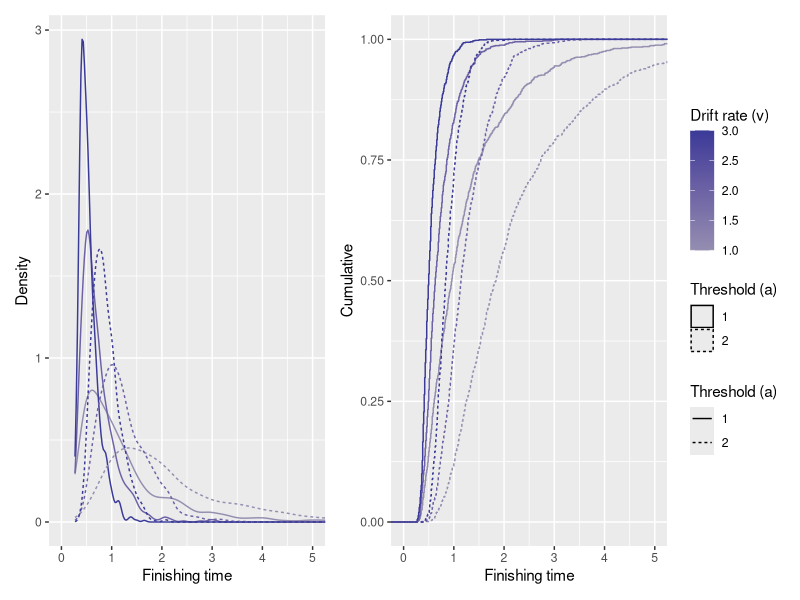
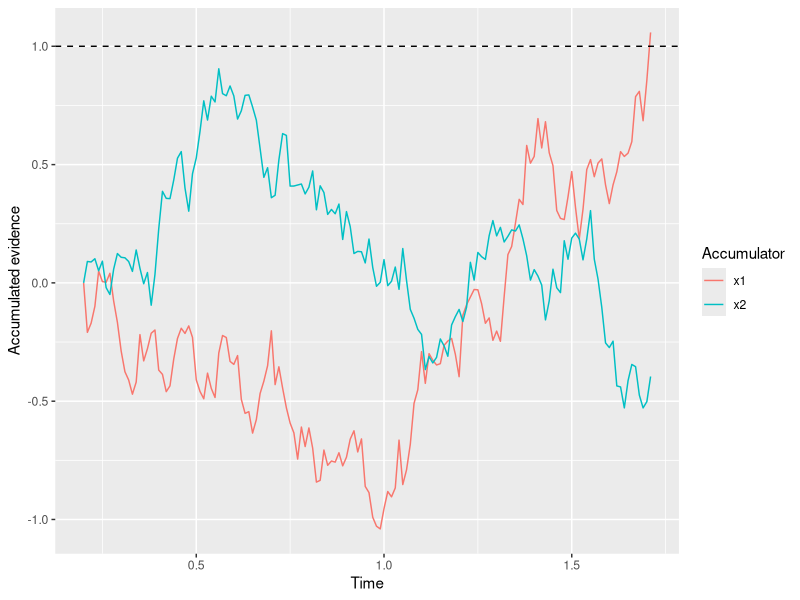
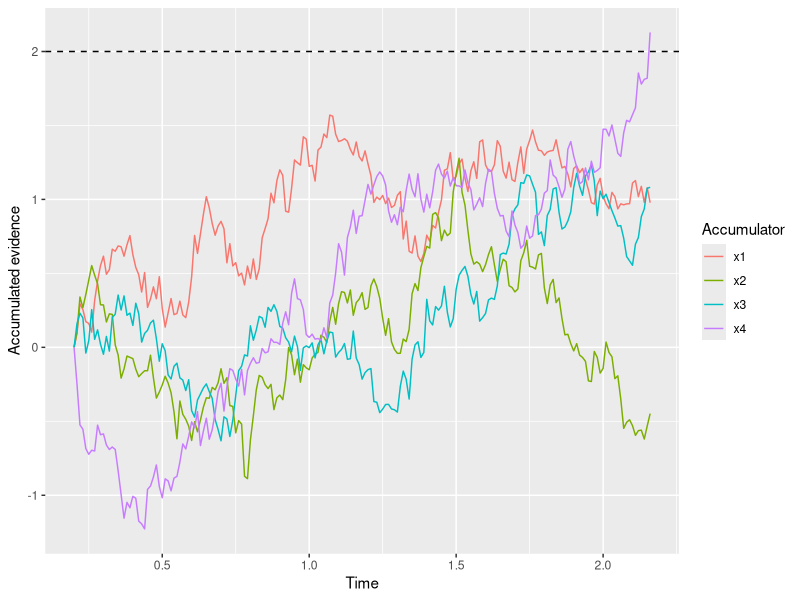
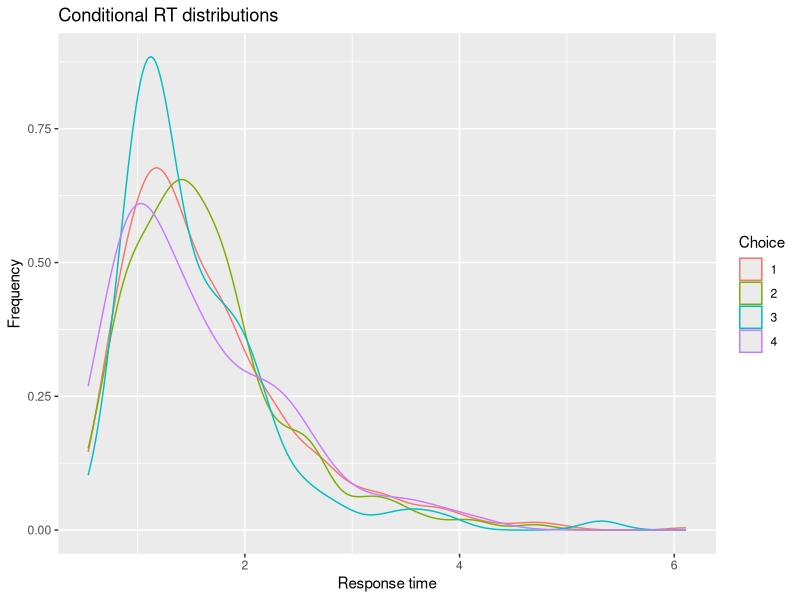
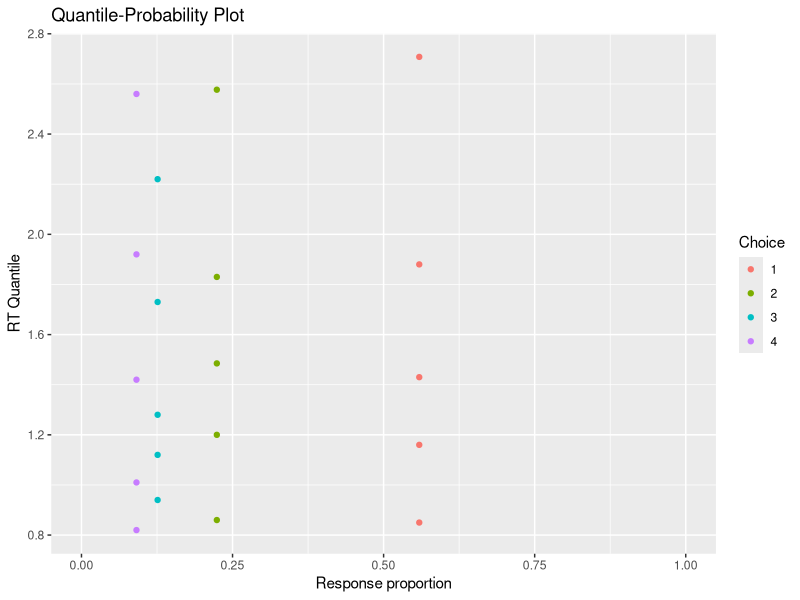
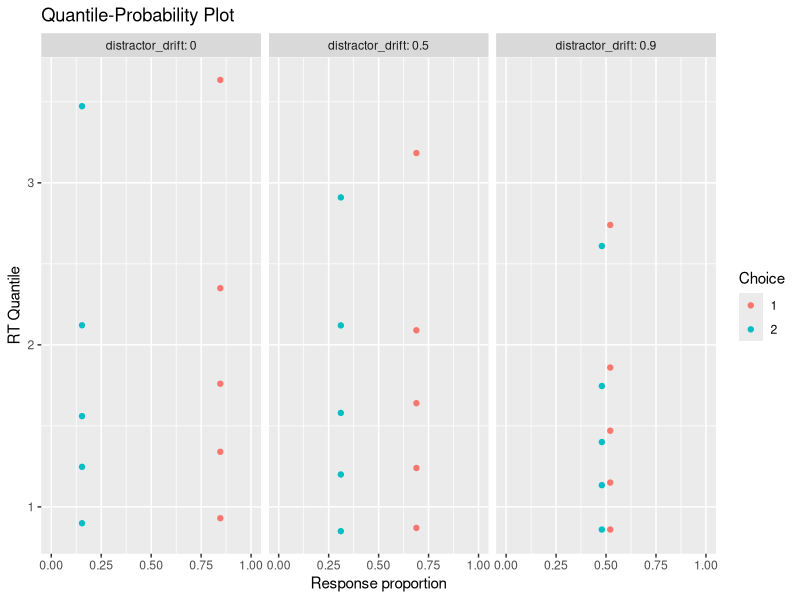
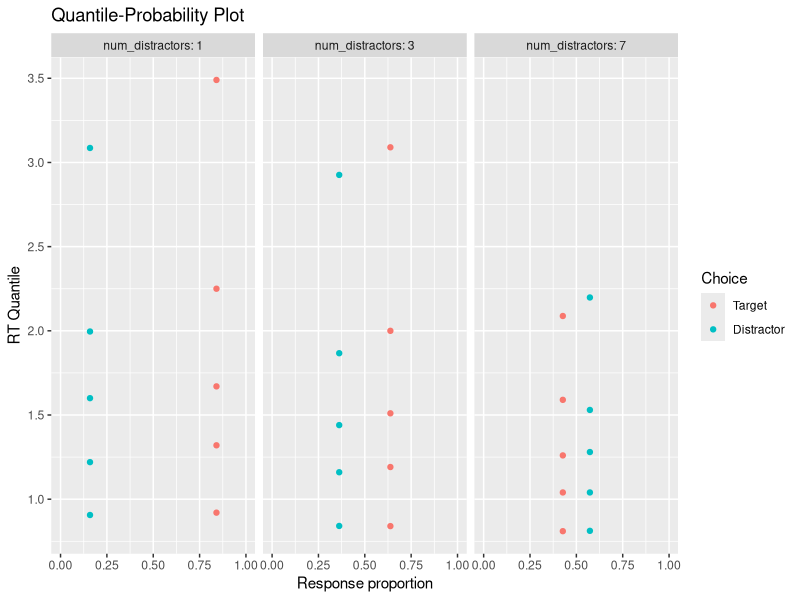
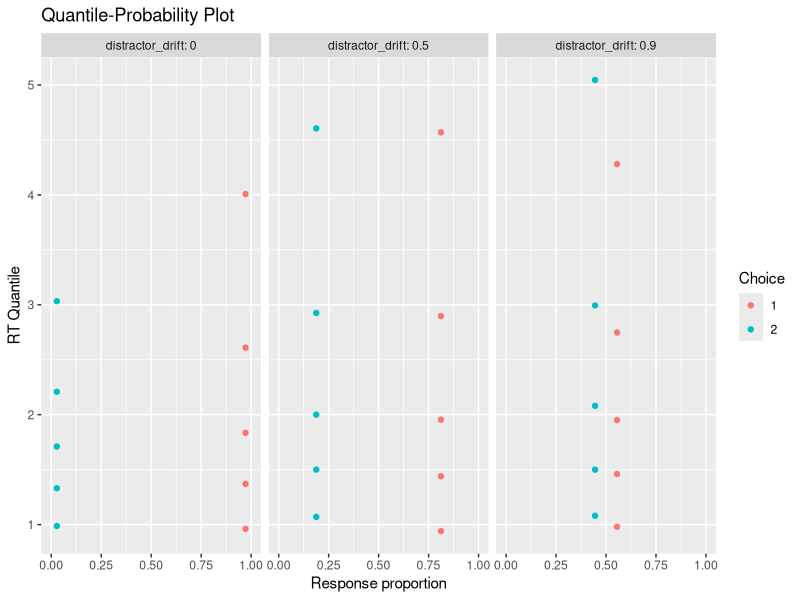

These figures' R source, in order: (Note: a time limit stopped this script after it produced the figures.)
## ---- chunk 1
library(tidyverse)
library(patchwork)

set.seed(12222)
## ---- chunk 2
#| code-fold: show

# Function arguments
# v: "drift rate", the average evidence in support of this option
# a: threshold level of evidence
# t0: residual time
# dt: how long each tiny time interval lasts
# t_max: optional "cut off" time to stop accumulating
accum_sim <- function(v = 0, a = 1, t0 = 0.2, dt = 0.01, t_max = Inf) {
    x <- 0
    t <- t0
    
    x_record <- x
    t_record <- t
    
    while (x < a & t < t_max) {
        x_sample <- rnorm(n = 1, mean = v * dt, sd = sqrt(dt))
        x <- x + x_sample
        t <- t + dt
        x_record <- c(x_record, x)
        t_record <- c(t_record, t)
    }
    
    return(data.frame(t = t_record, x = x_record))
}
## ---- chunk 3
#| code-fold: show

N_sims <- 1000

paramsToSim <- expand_grid(a = c(1, 2), v = c(1, 2, 3))

sim_rt_results <- c()

for (param_index in 1:nrow(paramsToSim)) {
    for (sim_index in 1:N_sims) {
        this_sim <- accum_sim(
            v = paramsToSim$v[param_index],
            a = paramsToSim$a[param_index]
        )
        
        sim_rt_results <- rbind(
            sim_rt_results,
            tibble(
                sim_index = sim_index,
                v = paramsToSim$v[param_index],
                a = paramsToSim$a[param_index],
                finishing_time = max(this_sim$t)
            )
        )
    }
}

# Plot conditional RT distributions
dens_plot <- sim_rt_results %>%
    ggplot(aes(x = finishing_time, color = v, linetype = factor(a), group = interaction(v, a))) +
    geom_density() +
    scale_color_gradient2(mid = "#bbbbbb") +
    coord_cartesian(xlim = c(0, 5)) +
    labs(x = "Finishing time", y = "Density", color = "Drift rate (v)", linetype = "Threshold (a)")

cdf_plot <- sim_rt_results %>%
    ggplot(aes(x = finishing_time, color = v, linetype = factor(a), group = interaction(v, a))) +
    stat_ecdf() +
    scale_color_gradient2(mid = "#bbbbbb") +
    coord_cartesian(xlim = c(0, 5), ylim = c(0, 1)) +
    labs(x = "Finishing time", y = "Cumulative", color = "Drift rate (v)", linetype = "Threshold (a)")

print(
    dens_plot + cdf_plot + plot_layout(nrow = 1, guides = "collect")
)
## ---- chunk 4
#| code-fold: show

# Function arguments
# v: "drift rate", the average evidence in support of each option
# a: threshold level of evidence for each accumulator
# t0: residual time
# dt: how long each tiny time interval lasts
# t_max: optional "cut off" time to stop accumulating
race_sim <- function(v = 0, a = 1, t0 = 0.2, dt = 0.01, t_max = Inf) {
    n_accum <- max(length(v), length(a))
    
    v <- rep(v, n_accum)[1:n_accum]
    a <- rep(a, n_accum)[1:n_accum]
    
    x <- rep(0, n_accum)
    t <- t0
    
    x_record <- x
    t_record <- t
    
    while (all(x < a) & t < t_max) {
        x_sample <- rnorm(n = n_accum, mean = v * dt, sd = sqrt(dt))
        x <- x + x_sample
        t <- t + dt
        x_record <- rbind(x_record, x)
        t_record <- c(t_record, t)
    }
    
    to_return <- cbind(t_record, x_record)
    
    colnames(to_return) <- c("t", paste0("x", 1:n_accum))
    
    return(as_tibble(to_return))
}
## ---- chunk 5
#| code-fold: show

race_sim(v = c(1, 0), a = 1, t0 = 0.2)
## ---- chunk 6
race_sim(v = c(1, 0), a = 1, t0 = 0.2) %>%
    pivot_longer(matches("x(\\d+)"), names_to = "accumulator", values_to = "x") %>%
    ggplot(aes(x = t, y = x, color = accumulator)) +
    geom_line() +
    geom_hline(yintercept = 1, linetype = "dashed") +
    labs(x = "Time", y = "Accumulated evidence", color = "Accumulator")
## ---- chunk 7
race_sim(v = c(1, 0.4, 0.2, 0), a = 2, t0 = 0.2) %>%
    pivot_longer(matches("x(\\d+)"), names_to = "accumulator", values_to = "x") %>%
    ggplot(aes(x = t, y = x, color = accumulator)) +
    geom_line() +
    geom_hline(yintercept = 2, linetype = "dashed") +
    labs(x = "Time", y = "Accumulated evidence", color = "Accumulator")
## ---- chunk 8
#| code-fold: show

n_sims <- 1000

sim_results <- c()

for (i in 1:n_sims) {
    current_result <- race_sim(c(1, 0.4, 0.2, 0), a = 2, t0 = 0.2)
    
    # Extract just the choice and RT
    rt <- current_result$t[nrow(current_result)]
    choice <- which.max(current_result[nrow(current_result), 2:ncol(current_result)])
    
    # "Bind" the current simulation to the ongoing record of simulation results
    sim_results <- rbind(
        sim_results,
        tibble(
            sim_index = i,
            rt = rt,
            choice = choice
        )
    )
}

# Plot conditional RT distributions
sim_results %>%
    ggplot(aes(x = rt, color = factor(choice))) +
    geom_density() +
    labs(x = "Response time", y = "Frequency", color = "Choice", title = "Conditional RT distributions")

# Quantile-probability plot
sim_choice_p <- sim_results %>%
    group_by(choice) %>%
    count() %>%
    ungroup() %>%
    mutate(p_resp = n / sum(n))

sim_rt_q <- sim_results %>%
    group_by(choice) %>%
    reframe(rt_q = quantile(rt, probs = c(0.1, 0.3, 0.5, 0.7, 0.9)))

full_join(sim_choice_p, sim_rt_q) %>%
    ggplot(aes(x = p_resp, y = rt_q, color = factor(choice))) +
    geom_point() +
    expand_limits(x = c(0, 1)) +
    labs(x = "Response proportion", y = "RT Quantile", color = "Choice", title = "Quantile-Probability Plot")
## ---- chunk 9
#| code-fold: show

n_sims <- 1000

sim_results <- c()

for (distractor_drift in c(0, 0.5, 0.9)) {
    for (i in 1:n_sims) {
        current_result <- race_sim(c(1, distractor_drift), a = 2, t0 = 0.2)
        
        # Extract just the choice and RT
        rt <- current_result$t[nrow(current_result)]
        choice <- which.max(current_result[nrow(current_result), 2:ncol(current_result)])
        
        # "Bind" the current simulation to the ongoing record of simulation results
        sim_results <- rbind(
            sim_results,
            tibble(
                distractor_drift = distractor_drift,
                sim_index = i,
                rt = rt,
                choice = choice
            )
        )
    }
}

# Quantile-probability plot
sim_choice_p <- sim_results %>%
    group_by(distractor_drift, choice) %>%
    count() %>%
    group_by(distractor_drift) %>%
    mutate(p_resp = n / sum(n))

sim_rt_q <- sim_results %>%
    group_by(distractor_drift, choice) %>%
    reframe(rt_q = quantile(rt, probs = c(0.1, 0.3, 0.5, 0.7, 0.9)))

full_join(sim_choice_p, sim_rt_q) %>%
    ggplot(aes(x = p_resp, y = rt_q, color = factor(choice))) +
    geom_point() +
    expand_limits(x = c(0, 1)) +
    facet_wrap("distractor_drift", labeller = label_both) +
    labs(x = "Response proportion", y = "RT Quantile", color = "Choice", title = "Quantile-Probability Plot")
## ---- chunk 10
#| code-fold: show

n_sims <- 1000

sim_results <- c()

for (num_distractors in c(1, 3, 7)) {
    for (i in 1:n_sims) {
        current_result <- race_sim(c(1, rep(0.1, num_distractors)), a = 2, t0 = 0.2)
        
        # Extract just the choice and RT
        rt <- current_result$t[nrow(current_result)]
        choice <- which.max(current_result[nrow(current_result), 2:ncol(current_result)])
        
        # "Bind" the current simulation to the ongoing record of simulation results
        sim_results <- rbind(
            sim_results,
            tibble(
                num_distractors = num_distractors,
                sim_index = i,
                rt = rt,
                # Note that I don't bother to keep track of which distractor was selected
                choice = factor(ifelse(choice == 1, "Target", "Distractor"), levels = c("Target", "Distractor"))
            )
        )
    }
}

# Quantile-probability plot
sim_choice_p <- sim_results %>%
    group_by(num_distractors, choice) %>%
    count() %>%
    group_by(num_distractors) %>%
    mutate(p_resp = n / sum(n))

sim_rt_q <- sim_results %>%
    group_by(num_distractors, choice) %>%
    reframe(rt_q = quantile(rt, probs = c(0.1, 0.3, 0.5, 0.7, 0.9)))

full_join(sim_choice_p, sim_rt_q) %>%
    ggplot(aes(x = p_resp, y = rt_q, color = factor(choice))) +
    geom_point() +
    expand_limits(x = c(0, 1)) +
    facet_wrap("num_distractors", labeller = label_both) +
    labs(x = "Response proportion", y = "RT Quantile", color = "Choice", title = "Quantile-Probability Plot")
## ---- chunk 11
#| code-fold: show

# Function arguments
# v: "drift rate", the average evidence in support of each option
# a: threshold level of evidence for each accumulator
# t0: residual time
# dt: how long each tiny time interval lasts
# t_max: optional "cut off" time to stop accumulating
# feedforward_comp: strength of feed-forward competition between accumulators
race_sim <- function(v = 0, a = 1, t0 = 0.2, dt = 0.01, t_max = Inf, feedforward_comp = 0) {
    n_accum <- max(length(v), length(a))
    
    v <- rep(v, n_accum)[1:n_accum]
    a <- rep(a, n_accum)[1:n_accum]
    
    v_comp <- rep(0, n_accum)
    
    for (i in 1:n_accum) {
        v_comp[i] <- v[i] - feedforward_comp * sum(v[-i])
    }
    
    x <- rep(0, n_accum)
    t <- t0
    
    x_record <- x
    t_record <- t
    
    while (all(x < a) & t < t_max) {
        x_sample <- rnorm(n = n_accum, mean = v_comp * dt, sd = sqrt(dt))
        x <- x + x_sample
        t <- t + dt
        x_record <- rbind(x_record, x)
        t_record <- c(t_record, t)
    }
    
    to_return <- cbind(t_record, x_record)
    
    colnames(to_return) <- c("t", paste0("x", 1:n_accum))
    
    return(as_tibble(to_return))
}
## ---- chunk 12
#| code-fold: show

n_sims <- 1000

sim_results <- c()

for (distractor_drift in c(0, 0.5, 0.9)) {
    for (i in 1:n_sims) {
        current_result <- race_sim(c(1, distractor_drift), a = 2, t0 = 0.2, feedforward_comp = 0.5)
        
        # Extract just the choice and RT
        rt <- current_result$t[nrow(current_result)]
        choice <- which.max(current_result[nrow(current_result), 2:ncol(current_result)])
        
        # "Bind" the current simulation to the ongoing record of simulation results
        sim_results <- rbind(
            sim_results,
            tibble(
                distractor_drift = distractor_drift,
                sim_index = i,
                rt = rt,
                choice = choice
            )
        )
    }
}

# Quantile-probability plot
sim_choice_p <- sim_results %>%
    group_by(distractor_drift, choice) %>%
    count() %>%
    group_by(distractor_drift) %>%
    mutate(p_resp = n / sum(n))

sim_rt_q <- sim_results %>%
    group_by(distractor_drift, choice) %>%
    reframe(rt_q = quantile(rt, probs = c(0.1, 0.3, 0.5, 0.7, 0.9)))

full_join(sim_choice_p, sim_rt_q) %>%
    ggplot(aes(x = p_resp, y = rt_q, color = factor(choice))) +
    geom_point() +
    expand_limits(x = c(0, 1)) +
    facet_wrap("distractor_drift", labeller = label_both) +
    labs(x = "Response proportion", y = "RT Quantile", color = "Choice", title = "Quantile-Probability Plot")
## ---- chunk 13
#| code-fold: show

n_sims <- 1000

sim_results <- c()

for (num_distractors in c(1, 3, 7)) {
    for (i in 1:n_sims) {
        current_result <- race_sim(c(1, rep(0.1, num_distractors)), a = 2, t0 = 0.2, feedforward_comp = 0.5)
        
        # Extract just the choice and RT
        rt <- current_result$t[nrow(current_result)]
        choice <- which.max(current_result[nrow(current_result), 2:ncol(current_result)])
        
        # "Bind" the current simulation to the ongoing record of simulation results
        sim_results <- rbind(
            sim_results,
            tibble(
                num_distractors = num_distractors,
                sim_index = i,
                rt = rt,
                # Note that I don't bother to keep track of which distractor was selected
                choice = factor(ifelse(choice == 1, "Target", "Distractor"), levels = c("Target", "Distractor"))
            )
        )
    }
}

# Quantile-probability plot
sim_choice_p <- sim_results %>%
    group_by(num_distractors, choice) %>%
    count() %>%
    group_by(num_distractors) %>%
    mutate(p_resp = n / sum(n))

sim_rt_q <- sim_results %>%
    group_by(num_distractors, choice) %>%
    reframe(rt_q = quantile(rt, probs = c(0.1, 0.3, 0.5, 0.7, 0.9)))

full_join(sim_choice_p, sim_rt_q) %>%
    ggplot(aes(x = p_resp, y = rt_q, color = factor(choice))) +
    geom_point() +
    expand_limits(x = c(0, 1)) +
    facet_wrap("num_distractors", labeller = label_both) +
    labs(x = "Response proportion", y = "RT Quantile", color = "Choice", title = "Quantile-Probability Plot")
## ---- chunk 14
#| code-fold: show

# Function arguments
# v: "drift rate", the average evidence in support of each option
# a: threshold level of evidence for each accumulator
# t0: residual time
# dt: how long each tiny time interval lasts
# t_max: optional "cut off" time to stop accumulating
# feedforward_comp: strength of feed-forward competition between accumulators
# lateral_comp: strength of lateral competition between accumulators
# min_x: accumulators are constrained to have at minimum *this much* evidence
race_sim <- function(v = 0, a = 1, t0 = 0.2, dt = 0.01, t_max = Inf, feedforward_comp = 0, lateral_comp = 0, min_x = -Inf) {
    n_accum <- max(length(v), length(a))
    
    v <- rep(v, n_accum)[1:n_accum]
    a <- rep(a, n_accum)[1:n_accum]
    
    v_comp <- rep(0, n_accum)
    
    for (i in 1:n_accum) {
        v_comp[i] <- v[i] - feedforward_comp * sum(v[-i])
    }
    
    x <- rep(0, n_accum)
    t <- t0
    
    x_record <- x
    t_record <- t
    
    while (all(x < a) & t < t_max) {
        # Compute the total amount of lateral competition for each accumulator
        lat <- rep(0, n_accum)
        for (i in 1:n_accum) {
            lat[i] <- sum(x[-i])
        }
        
        x_sample <- rnorm(n = n_accum, mean = v_comp * dt, sd = sqrt(dt))
        
        # Updated values account for lateral competition and use "pmax" to keep them above "min_x"
        x <- pmax(min_x, x + x_sample - dt * lateral_comp * lat)
        t <- t + dt
        x_record <- rbind(x_record, x)
        t_record <- c(t_record, t)
    }
    
    to_return <- cbind(t_record, x_record)
    
    colnames(to_return) <- c("t", paste0("x", 1:n_accum))
    
    return(as_tibble(to_return))
}
## ---- chunk 15
set.seed(2)
baseline_sim <- race_sim(v = c(1, 0), a = 2, t0 = 0.2, lateral_comp = 0, min_x = -Inf)

set.seed(2)
lateral_sim <- race_sim(v = c(1, 0), a = 2, t0 = 0.2, lateral_comp = 1, min_x = -Inf)

set.seed(2)
lateral_min_sim <- race_sim(v = c(1, 0), a = 2, t0 = 0.2, lateral_comp = 1, min_x = 0)

all_sims <- rbind(
    baseline_sim %>% mutate(label = "No lateral competition,\nno minimum value"),
    lateral_sim %>% mutate(label = "Lateral competition,\nno minimum value"),
    lateral_min_sim %>% mutate(label = "Lateral competition,\nnonnegative evidence")
) %>%
    mutate(label = factor(label, levels = c("No lateral competition,\nno minimum value", "Lateral competition,\nno minimum value", "Lateral competition,\nnonnegative evidence")))

all_sims %>%
    pivot_longer(matches("x(\\d+)"), names_to = "accumulator", values_to = "x") %>%
    ggplot(aes(x = t, y = x, color = accumulator)) +
    geom_line() +
    geom_hline(yintercept = 2, linetype = "dashed") +
    geom_hline(yintercept = 0, linetype = "dotted") +
    facet_wrap("label", nrow = 1) +
    labs(x = "Time", y = "Accumulated evidence", color = "Accumulator")
## ---- chunk 16
#| code-fold: show

n_sims <- 1000

sim_results <- c()

for (distractor_drift in c(0, 0.5, 0.9)) {
    for (i in 1:n_sims) {
        current_result <- race_sim(c(1, distractor_drift), a = 2, t0 = 0.2, feedforward_comp = 0, lateral_comp = 1, min_x = 0)
        
        # Extract just the choice and RT
        rt <- current_result$t[nrow(current_result)]
        choice <- which.max(current_result[nrow(current_result), 2:ncol(current_result)])
        
        # "Bind" the current simulation to the ongoing record of simulation results
        sim_results <- rbind(
            sim_results,
            tibble(
                distractor_drift = distractor_drift,
                sim_index = i,
                rt = rt,
                choice = choice
            )
        )
    }
}

# Quantile-probability plot
sim_choice_p <- sim_results %>%
    group_by(distractor_drift, choice) %>%
    count() %>%
    group_by(distractor_drift) %>%
    mutate(p_resp = n / sum(n))

sim_rt_q <- sim_results %>%
    group_by(distractor_drift, choice) %>%
    reframe(rt_q = quantile(rt, probs = c(0.1, 0.3, 0.5, 0.7, 0.9)))

full_join(sim_choice_p, sim_rt_q) %>%
    ggplot(aes(x = p_resp, y = rt_q, color = factor(choice))) +
    geom_point() +
    expand_limits(x = c(0, 1)) +
    facet_wrap("distractor_drift", labeller = label_both) +
    labs(x = "Response proportion", y = "RT Quantile", color = "Choice", title = "Quantile-Probability Plot")
## ---- chunk 17
#| code-fold: show

n_sims <- 1000

sim_results <- c()

for (num_distractors in c(1, 3, 7)) {
    for (i in 1:n_sims) {
        current_result <- race_sim(c(1, rep(0.1, num_distractors)), a = 2, t0 = 0.2, lateral_comp = 1, min_x = 0)
        
        # Extract just the choice and RT
        rt <- current_result$t[nrow(current_result)]
        choice <- which.max(current_result[nrow(current_result), 2:ncol(current_result)])
        
        # "Bind" the current simulation to the ongoing record of simulation results
        sim_results <- rbind(
            sim_results,
            tibble(
                num_distractors = num_distractors,
                sim_index = i,
                rt = rt,
                # Note that I don't bother to keep track of which distractor was selected
                choice = factor(ifelse(choice == 1, "Target", "Distractor"), levels = c("Target", "Distractor"))
            )
        )
    }
}

# Quantile-probability plot
sim_choice_p <- sim_results %>%
    group_by(num_distractors, choice) %>%
    count() %>%
    group_by(num_distractors) %>%
    mutate(p_resp = n / sum(n))

sim_rt_q <- sim_results %>%
    group_by(num_distractors, choice) %>%
    reframe(rt_q = quantile(rt, probs = c(0.1, 0.3, 0.5, 0.7, 0.9)))

full_join(sim_choice_p, sim_rt_q) %>%
    ggplot(aes(x = p_resp, y = rt_q, color = factor(choice))) +
    geom_point() +
    expand_limits(x = c(0, 1)) +
    facet_wrap("num_distractors", labeller = label_both) +
    labs(x = "Response proportion", y = "RT Quantile", color = "Choice", title = "Quantile-Probability Plot")
## ---- chunk 18
#| code-fold: show

accum_pdf <- function(t, a, v, t0) {
    t_minus_t0 <- pmax(0, t - t0)
    pdf <- a * exp(-(a - v * t_minus_t0)^2 / (2 * t_minus_t0)) / sqrt(2 * pi * t_minus_t0^3)
    pdf[t_minus_t0 <= 0] <- 0
    return(pdf)
}

accum_cdf <- function(t, a, v, t0) {
    t_minus_t0 <- pmax(0, t - t0)
    cdf <- pnorm((v * t_minus_t0 - a) / sqrt(t_minus_t0)) + exp(2 * a * v) * pnorm(-(v * t_minus_t0 + a) / sqrt(t_minus_t0))
    return(cdf)
}

race_nll <- function(par, rt, response, v_index, a_index, n_v = max(v_index), n_a = max(a_index)) {
    v <- par[paste0("v[", 1:n_v, "]")]
    a <- par[paste0("a[", 1:n_a, "]")]
    t0 <- par["t0"]
    ff <- par["ff"]
    
    nll <- rep(0, length(rt))
    
    for (i in 1:length(rt)) {
        v_comp <- rep(0, ncol(v_index))
    
        for (j in 1:n_accum) {
            v_comp[j] <- v[j] - ff * sum(v[-j])
        }
        
        nll[i] <- -log(accum_pdf(t = rt[i], a = a[a_index[i, response]], v = v_comp[v_index[i, response]], t0 = t0) * prod(1 - accum_cdf(t = rt[i], a = a[a_index[i, -response]], v = v_comp[v_index[i, -response]], t0 = t0)))
    }
    
    return(sum(nll))
}
## ---- chunk 19
toPlot <- expand_grid(t = seq(0, 3, length.out = 101), a = c(1, 2), v = seq(-3, 3, length.out = 7)) %>%
    mutate(threshold_factor = factor(a, levels = sort(unique(a)), labels = paste("Threshold =", sort(unique(a))))) %>%
    mutate(d = accum_pdf(t = t, a = a, v = v, t0 = 0)) %>%
    mutate(p = accum_cdf(t = t, a = a, v = v, t0 = 0))

pdf_plot <- toPlot %>%
    ggplot(aes(x = t, y = d, color = v, group = factor(v))) +
    geom_line() +
    scale_color_gradient2(mid = "#bbbbbb") +
    facet_wrap("threshold_factor", ncol = 1) +
    labs(x = "Time (s)", y = "Accumulator PDF", color = "Drift rate")

cdf_plot <- toPlot %>%
    ggplot(aes(x = t, y = p, color = v, group = factor(v))) +
    geom_line() +
    scale_color_gradient2(mid = "#bbbbbb") +
    expand_limits(y = c(0, 1)) +
    facet_wrap("threshold_factor", ncol = 1) +
    labs(x = "Time (s)", y = "Accumulator CDF", color = "Drift rate")

print(
    pdf_plot + cdf_plot + plot_layout(guides = "collect", nrow = 1)
)
